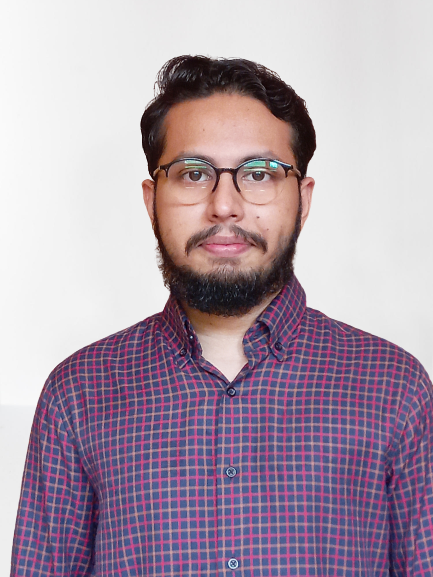
#> input picture open_cv_examples/resources_01/image.png, 433 x 577 px
$ python opencv_img_02.py
#> lines starting #> are read from the running program, lines starting #| are printed output that depends on the picture; after the words box and inside, x2 and y2 are one past the last pixel; in counts of white or black regions, pixels touching at a corner belong together
# from msilib.schema import Binary
import cv2 as cv
from cv2 import imshow
from cv2 import imwrite
img = cv.imread("resources_01/image.png")
#> img is the input picture: shape (577, 433, 3); mean B, G, R 171.2, 156.6, 173
gray = cv.cvtColor(img, cv.COLOR_BGR2GRAY)
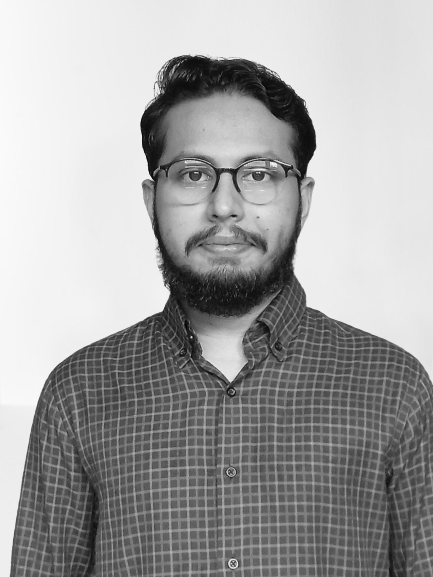
#> gray: shape (577, 433); min 5, max 251, mean 163.2
(thresh, binary) = cv.threshold(gray, 127, 255, cv.THRESH_BINARY)
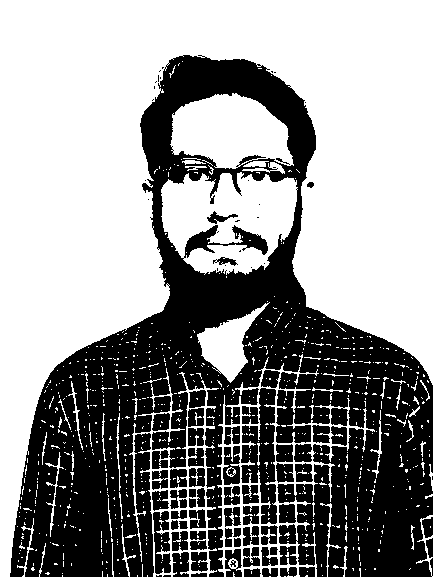
#> binary: shape (577, 433); 58.2% white; 90 black regions (26 under 20 px), largest, box (x1, y1, x2, y2) and area: (10, 55, 433, 577) 88847, (241, 388, 277, 524) 2723, (153, 511, 171, 574) 807
binary = cv.resize(binary, (400, 500))
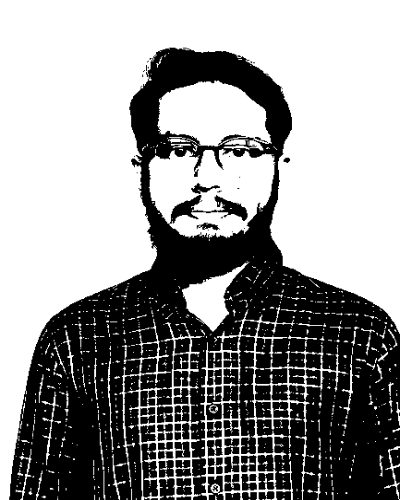
#> binary: shape (500, 400); min 0, max 255, mean 148.5
imwrite("resources_01/image_gray.png", gray)
imwrite("resources_01/image_bw.png", binary)
